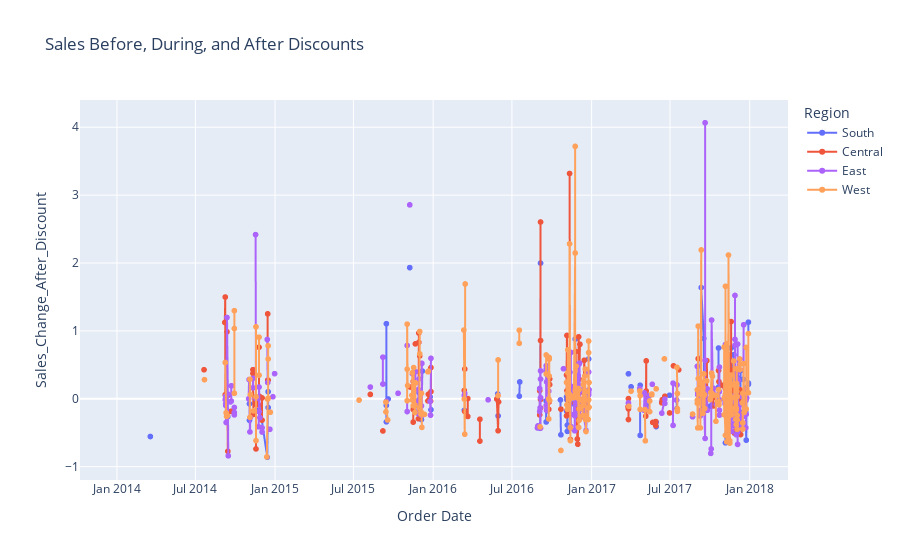

Notebook code for this chart:
### Markdown cell above
Analysis of if a discount is useful

### Code cell
df['Is_Discount'] = df['Discount'] > 0

# Aggregate the sales before and after the discount

df['Sales_Before_7_Days'] = df['Sales'].shift(1).rolling(window=7).sum()
df['Sales_After_7_Days'] = df['Sales'].shift(-1).rolling(window=7).sum()

# Compute the impact of discount
df['Sales_Change_After_Discount'] = (df['Sales_After_7_Days'] - df['Sales_Before_7_Days']) / df['Sales_Before_7_Days']

import plotly.express as px

fig = px.line(df, x='Order Date', y='Sales_Change_After_Discount', color='Region',
              title='Sales Before, During, and After Discounts', 
              markers=True)
fig.show()

df[df['Region'] == '0']

### Figure 1 — Plotly figure (JSON) as saved in the notebook; plotly's stock layout.template omitted (floating-point values rounded to 4 significant figures; data arrays with more than 128 entries replaced by an {"elided": "..."} marker saying what was removed)
{"data": [{"hovertemplate": "Region=South<br>Order Date=%{x}<br>Sales_Change_After_Discount=%{y}<extra></extra>", "legendgroup": "South", "line": {"color": "#636efa", "dash": "solid"}, "marker": {"symbol": "circle"}, "mode": "lines+markers", "name": "South", "showlegend": true, "type": "scattergl", "x": {"elided": "332 str values"}, "xaxis": "x", "y": {"elided": "332 float values"}, "yaxis": "y"}, {"hovertemplate": "Region=Central<br>Order Date=%{x}<br>Sales_Change_After_Discount=%{y}<extra></extra>", "legendgroup": "Central", "line": {"color": "#EF553B", "dash": "solid"}, "marker": {"symbol": "circle"}, "mode": "lines+markers", "name": "Central", "showlegend": true, "type": "scattergl", "x": {"elided": "481 str values"}, "xaxis": "x", "y": {"elided": "481 float values"}, "yaxis": "y"}, {"hovertemplate": "Region=East<br>Order Date=%{x}<br>Sales_Change_After_Discount=%{y}<extra></extra>", "legendgroup": "East", "line": {"color": "#ab63fa", "dash": "solid"}, "marker": {"symbol": "circle"}, "mode": "lines+markers", "name": "East", "showlegend": true, "type": "scattergl", "x": {"elided": "601 str values"}, "xaxis": "x", "y": {"elided": "601 float values"}, "yaxis": "y"}, {"hovertemplate": "Region=West<br>Order Date=%{x}<br>Sales_Change_After_Discount=%{y}<extra></extra>", "legendgroup": "West", "line": {"color": "#FFA15A", "dash": "solid"}, "marker": {"symbol": "circle"}, "mode": "lines+markers", "name": "West", "showlegend": true, "type": "scattergl", "x": {"elided": "707 str values"}, "xaxis": "x", "y": {"elided": "707 float values"}, "yaxis": "y"}], "layout": {"legend": {"title": {"text": "Region"}, "tracegroupgap": 0}, "title": {"text": "Sales Before, During, and After Discounts"}, "xaxis": {"anchor": "y", "domain": [0, 1], "title": {"text": "Order Date"}}, "yaxis": {"anchor": "x", "domain": [0, 1], "title": {"text": "Sales_Change_After_Discount"}}}}
